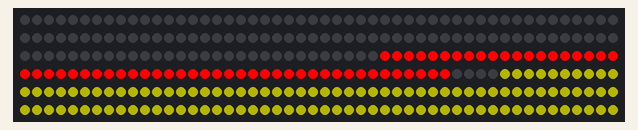
Simulated run of this sketch. Board: Arduino Uno, built with avr-gcc and run on an emulated ATmega328P. Shown: 300 RGB LEDs in strip order, left to right, continuing on the next row.

Above: at 0.1 s.
At 3.1 s:
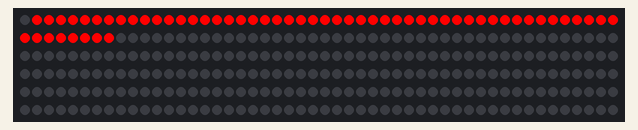
At 10.8 s:
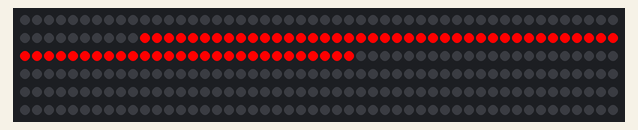
At 21.4 s:
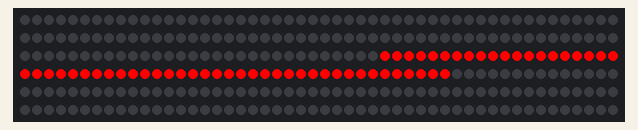
At 37.7 s:
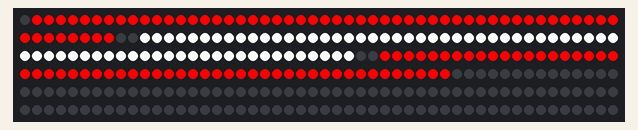

The sketch:

friesv1.ino
```cpp
#include <Adafruit_NeoPixel.h>

#define PIN 6  // Pin connected to the data input of the LED strip
#define NUMPIXELS 300  // Total number of pixels (replace this with the actual number of LEDs)

Adafruit_NeoPixel strip = Adafruit_NeoPixel(NUMPIXELS, PIN, NEO_GRB + NEO_KHZ800);

// Define the LED ranges for each word
// Replace light_min and light_max with actual values
int WE_min = 130;  // First LED for "WE"
int WE_max = 185;  // Last LED for "WE"

int WANT_min = 60;  // First LED for "WANT"
int WANT_max = 127;  // Last LED for "WANT"

int FRIES_min = 1;  // First LED for "FRIES"
int FRIES_max = 57;  // Last LED for "FRIES"

int fryColor_min = 190; // First LED for fry light
int fryColor_max = 300; // Last LED for fry light

void setup() {
  strip.begin();
  strip.show(); // Initialize all pixels to 'off'

    // Set the last group (200-300) to yellow at 25% brightness
  setYellowStaticLEDs();
}

void loop() {
  // Loop through "WE", "WANT", and "FRIES" three times
  for (int i = 0; i < 3; i++) {
    lightUpWord(WE_min, WE_max, strip.Color(255, 0, 0), 1000);  // Red for "WE"
    delay(500);
    lightUpWord(WANT_min, WANT_max, strip.Color(255, 0, 0), 1000);  // Red for "WANT"
    delay(500);
    lightUpWord(FRIES_min, FRIES_max, strip.Color(255, 0, 0), 1000);  // Red for "FRIES"
    delay(500);
  }

  // Light up all words 3 times for 2 seconds each
  for (int i = 0; i < 3; i++) {
    lightUpAllWords();
    delay(2000);  // Leave all words lit for 2 seconds
    strip.clear();  // Turn off all lights
    strip.show();
    delay(500);  // Small delay between each full light-up
  }
}

// Function to light up a word based on LED range
void lightUpWord(int start, int end, uint32_t color, int delayTime) {
  for (int i = start; i <= end; i++) {
    strip.setPixelColor(i, color);
  }
  strip.show();
  delay(delayTime);
  strip.clear();  // Turn off the word after displaying
  strip.show();
}

// Function to light up all the words
void lightUpAllWords() {
  // Light up "WE"
  for (int i = WE_min; i <= WE_max; i++) {
    strip.setPixelColor(i, strip.Color(255, 0, 0));  // Red for "WE"
  }

  // Light up "WANT"
  for (int i = WANT_min; i <= WANT_max; i++) {
    strip.setPixelColor(i, strip.Color(255, 255, 255));  // White for "WANT"
  }

  // Light up "FRIES"
  for (int i = FRIES_min; i <= FRIES_max; i++) {
    strip.setPixelColor(i, strip.Color(255, 0, 0));  // Red for "FRIES"
  }

  strip.show();
}

void setYellowStaticLEDs() {
  // Set LEDs from 200-300 to yellow at 25% brightness
  uint32_t yellow = strip.Color(255 / 4, 255 / 4, 0); // 25% brightness yellow
  for (int i = fryColor_min; i < fryColor_max; i++) {
    strip.setPixelColor(i, yellow);
  }
  strip.show();
}
```

Measured:
- what the display in image 1 shows lasts 1.0 s, from 3.1 s to 4.1 s
- what the display in image 4 shows lasts 2.0 s, from 37.6 s to 39.6 s
